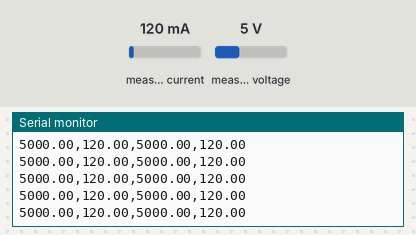
The sketch below on a simulated Arduino Uno, built with avr-gcc and run on an emulated ATmega328P. On the bench: the last lines printed to the serial monitor. Inputs (shaded band) come from the test bench; at power-on: measured current 120 mA, measured voltage 5 V.

Above: at 1.2 s.
1.3 s: measured current set to 40 mA
At 2.1 s:
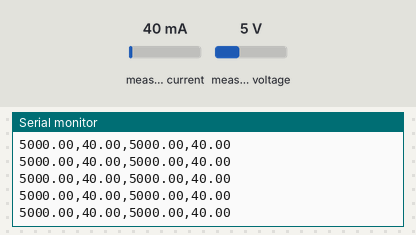
4.3 s: measured voltage set to 0.3 V
At 5.4 s:
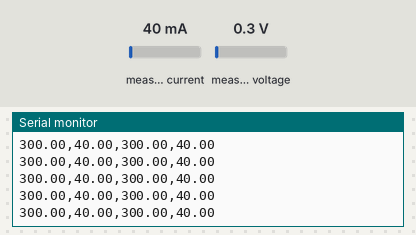
7.3 s: measured current set to 500 mA
At 8.1 s:
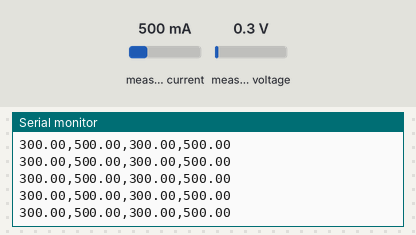
Timing chart, 0 to 10.3 s (numbered marks = the images above; inputs shaded):
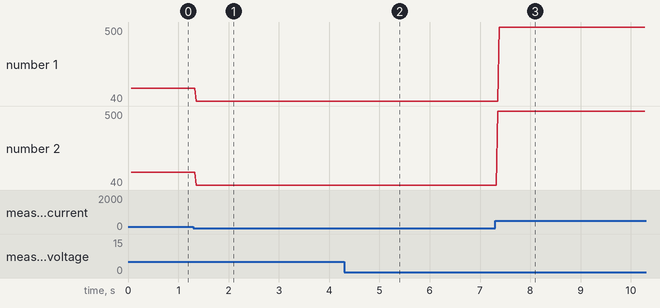

Measured:
- after the input at 1.3 s, the serial monitor: prints a new line after 0.06 s (image 1)
- after the input at 4.3 s, the serial monitor: prints a new line after 0.07 s (image 2)
- after the input at 7.3 s, the serial monitor: prints a new line after 0.05 s (image 3)
- plotted number 1: 120 → 40 after the input at 1.3 s, 40 → 500 after the input at 7.3 s
- plotted number 2: 120 → 40 after the input at 1.3 s, 40 → 500 after the input at 7.3 s

The sketch:

ina260_test.ino
```cpp
#include <Adafruit_INA260.h>


Adafruit_INA260 heat0 = Adafruit_INA260();
Adafruit_INA260 heat1 = Adafruit_INA260();


void setup() {
  /***** INITIALIZE INA260 SENSORS *****/
  // while(1);

  Serial.begin(9600);
  while(!Serial){
    delay(1);
  }
  Serial.println("Ready");
  if (!heat0.begin(0x40)) {
    Serial.println("Top heater cannot be found");
    while(1);
  }
  if (!heat1.begin(0x41)) {
    Serial.println("Bottom heater cannot be found");
    while(1);
  }
  Serial.println("Top Heat mV, Top Heat mA, Bottom Heat mV, Bottom Heat mA");

}

void loop() {
  // put your main code here, to run repeatedly:
  Serial.print(heat0.readBusVoltage());
  Serial.print(",");
  Serial.print(heat0.readCurrent());
  Serial.print(",");
  Serial.print(heat1.readBusVoltage());
  Serial.print(",");
  Serial.println(heat1.readCurrent());
}
```
